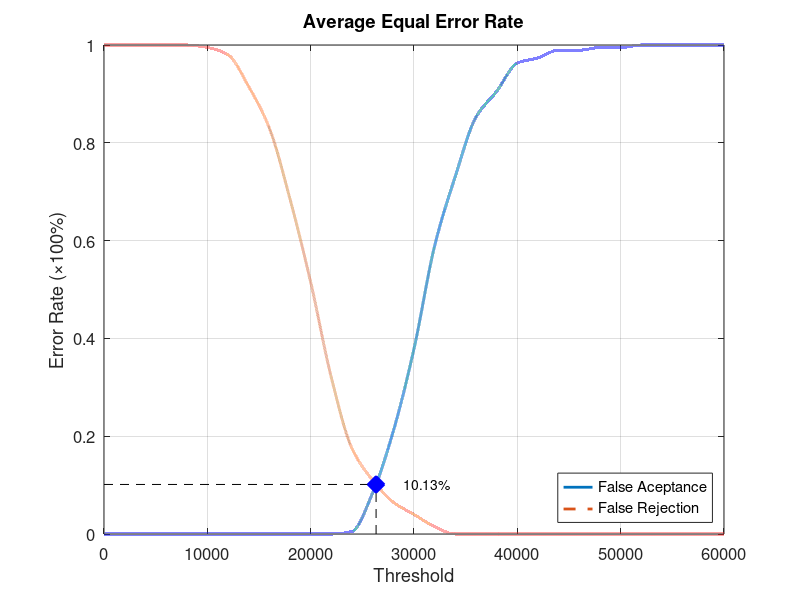
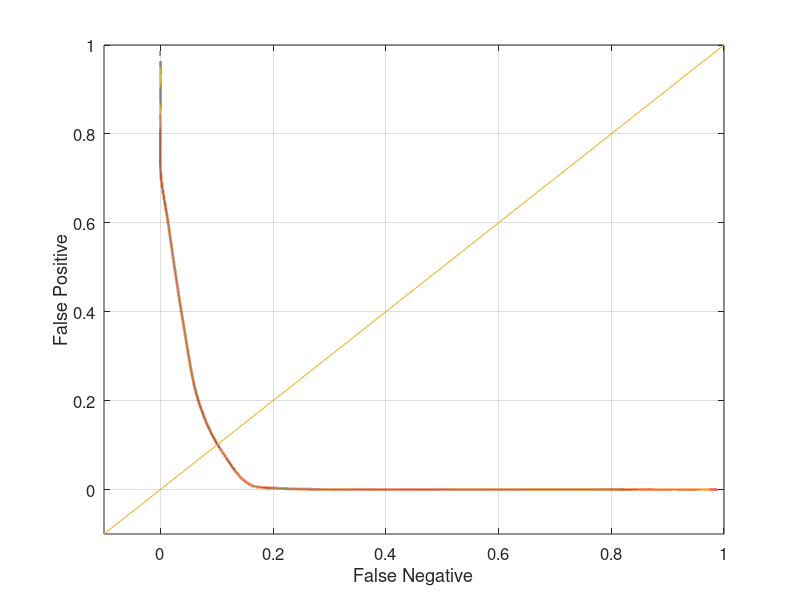

The MATLAB source for these figures, in order:
function yEER = Database2_4
close all;
clear;
clc;
x = 0:2000:60000;
xq = 0:0.5:60000;

y0 = [0 0 0 0 0 0 0 0 0 0 0 0 0.00526316 0.0842105 0.210526 0.378947 0.589474 0.731579 0.852632 0.905263 0.963158 0.973684 0.989474 0.989474 0.994737 0.994737 1 1 1 1 1];
yy0 = interp1(x, y0, xq, 'pchip');
y1 = [1 1 1 1 1 0.995 0.98 0.915 0.83 0.685 0.515 0.32 0.175 0.11 0.065 0.04 0.015 0 0 0 0 0 0 0 0 0 0 0 0 0 0];
yy1 = interp1(x, y1, xq, 'pchip');

% Calculating EER: 
y2 = abs(y0 - y1);
find(y2 == min(y2))
yy2 = abs(yy0 - yy1);
xEER = find(yy2 == min(yy2));
xEERIndex = xq(xEER) % X-axis EER
yEER = yy0(xEER) % Y-axis EER

main = figure
plot(xq, yy0,'-','LineWidth', 2);	hold on
plot(xq, yy1,'--','LineWidth', 2);	hold on
plot([xEERIndex xEERIndex], [0 yEER], 'k--');	hold on
plot([0 xEERIndex], [yEER yEER], 'k--');	hold on
plot(xEERIndex, yEER, 'bx', 'LineWidth', 10);	hold on
text(xEERIndex + 10 * xEERIndex / 100, yEER, [num2str(round((10000 * yEER)) / 100) '%'])
legend('False Aceptance', 'False Rejection', 'Location', 'SouthEast')
xlabel('Threshold')
ylabel('Error Rate (\times100%)')
title('Average Equal Error Rate')
set(gca, 'FontSize', 12)
axis([0 60000 0 1])
grid on

print(main, 'Database2_4Main', '-dpng');
FNRxFPR = figure('Color', [1 1 1]);
plot(yy1, yy0, '-', yy1, yy0, 'LineWidth', 2);
hold on
y = -0.1:0.1:1
plot(y, y); 
set(gca, 'FontSize', 12)
xlabel('False Negative')
ylabel('False Positive')
axis([-0.1 1 -0.1 1])
set(gca, 'FontSize', 12)
grid on

print(FNRxFPR, 'Database2_4FNRxFPR','-dpng');
end
